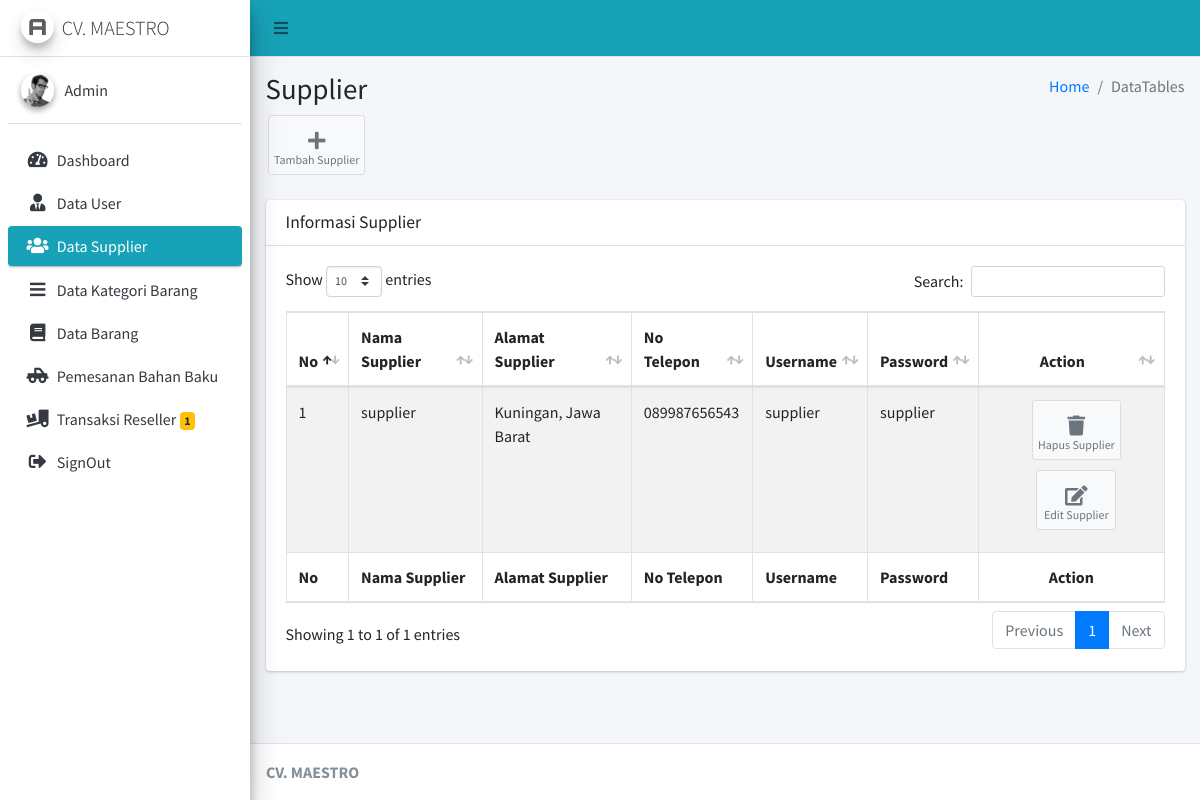
The app's page /Admin/cSupplier (signed in), older data.
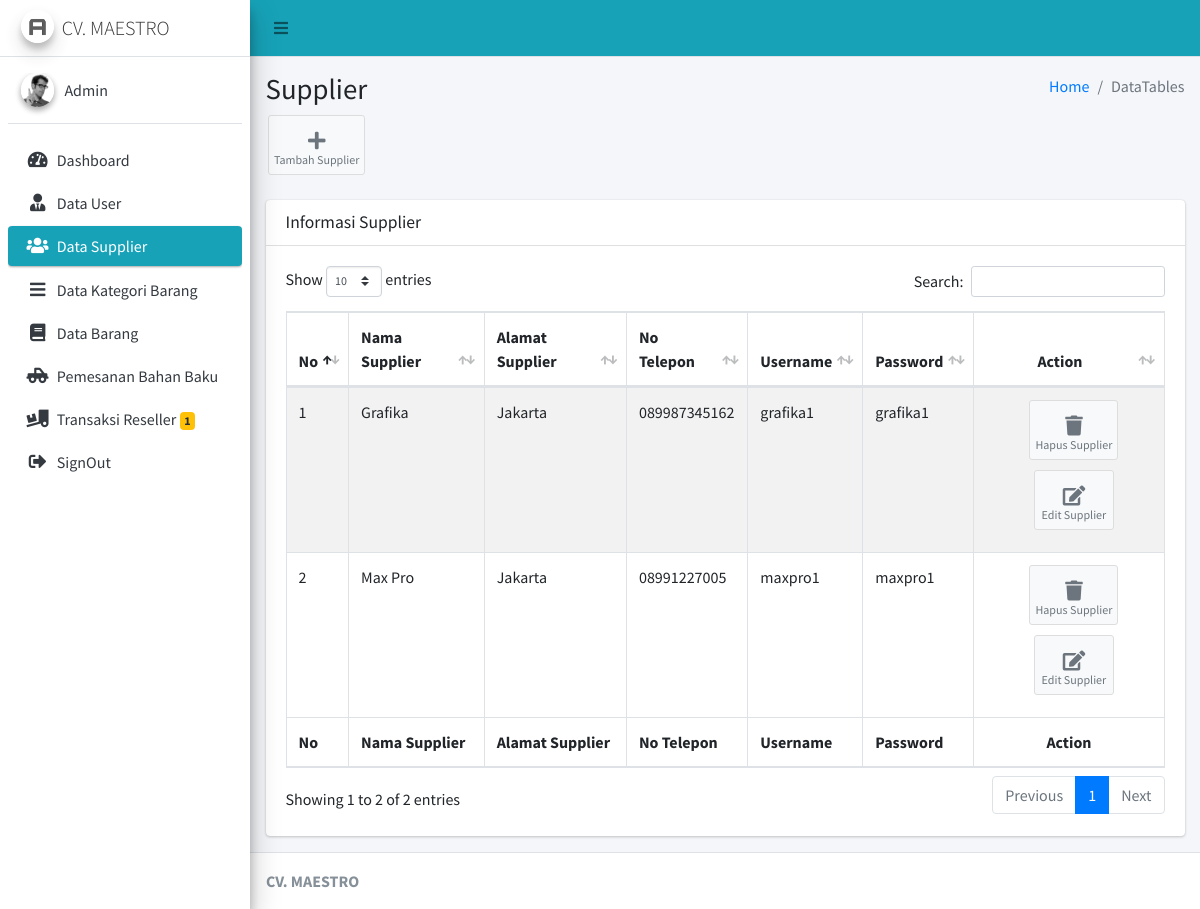
The same page, newer data.
### tables this page shows
CREATE TABLE `supplier` (
  `id_supplier` int(11) NOT NULL,
  `nama_supplier` varchar(125) NOT NULL,
  `alamat` text NOT NULL,
  `no_hp_supplier` varchar(15) NOT NULL,
  `username_supp` varchar(20) NOT NULL,
  `pass_supp` varchar(20) NOT NULL
);

### application/controllers/Admin/cSupplier.php (called while the page is built, shortened)
<?php
class cSupplier extends CI_Controller
{
	public function __construct()
	{
		$this->load->model('mSupplier');
	}
	public function index()
	{
		$data = array(
			'supplier' => $this->mSupplier->select()
		);
		$this->load->view('Admin/Layout/head');
		$this->load->view('Admin/Layout/aside');
		$this->load->view('Admin/Supplier/vSupplier', $data);
		$this->load->view('Admin/Layout/footer');
	}
}

### index.php (called while the page is built, shortened)
<?php
require_once BASEPATH.'core/CodeIgniter.php';

### application/models/mSupplier.php (called while the page is built, shortened)
<?php
class mSupplier extends CI_Model
{
	public function select()
	{
		$this->db->select('*');
		$this->db->from('supplier');
		return $this->db->get()->result();
	}
}

### application/views/Admin/Supplier/vSupplier.php (the view, shortened to what this page needs)
<div class="content-wrapper">
	<section class="content-header">
		<div class="container-fluid">
			<div class="row mb-2">
				<div class="col-sm-6">
					<h1>Supplier</h1>
				</div>
				<div class="col-sm-6">
					<ol class="breadcrumb float-sm-right">
						<li class="breadcrumb-item"><a href="#">Home</a></li>
						<li class="breadcrumb-item active">DataTables</li>
					</ol>
				</div>
			</div>
		</div>
		<a href="<?= base_url('Admin/cSupplier/create') ?>" class="btn btn-app">
			<i class="fas fa-plus"></i> Tambah Supplier
		</a>
	</section>
	<section class="content">
		<div class="container-fluid">
			<div class="row">
				<div class="col-12">
					<div class="card">
						<div class="card-header">
							<h3 class="card-title">Informasi Supplier</h3>
						</div>
						<div class="card-body">
							<table id="example1" class="table table-bordered table-striped">
								<thead>
									<tr>
										<th>No</th>
										<th>Nama Supplier</th>
										<th>Alamat Supplier</th>
										<th>No Telepon</th>
										<th>Username</th>
										<th>Password</th>
										<th class="text-center">Action</th>
									</tr>
								</thead>
								<tbody>
									<?php
									$no = 1;
									foreach ($supplier as $key => $value) {
									?>
										<tr>
											<td><?= $no++ ?></td>
											<td><?= $value->nama_supplier ?></td>
											<td><?= $value->alamat ?></td>
											<td><?= $value->no_hp_supplier ?></td>
											<td><?= $value->username_supp ?></td>
											<td><?= $value->pass_supp ?></td>
											<td class="text-center"> <a href="<?= base_url('Admin/cSupplier/delete/' . $value->id_supplier) ?>" class="btn btn-app">
													<i class="fas fa-trash"></i> Hapus Supplier
												</a> <a href="<?= base_url('Admin/cSupplier/edit/' . $value->id_supplier) ?>" class="btn btn-app">
													<i class="fas fa-edit"></i> Edit Supplier
												</a></td>
										</tr>
									<?php
									}
									?>
								</tbody>
								<tfoot>
									<tr>
										<th>No</th>
										<th>Nama Supplier</th>
										<th>Alamat Supplier</th>
										<th>No Telepon</th>
										<th>Username</th>
										<th>Password</th>
										<th class="text-center">Action</th>
									</tr>
								</tfoot>
							</table>
						</div>
					</div>
				</div>
			</div>
		</div>
	</section>
</div>

Row changes from the older to the newer data that the page shows:
added supplier: nama_supplier "Grafika", alamat "Jakarta", no_hp_supplier "089987345162", username_supp "grafika1", pass_supp "grafika1"
changed supplier: nama_supplier "supplier" → "Max Pro"; alamat "Kuningan, Jawa Barat" → "Jakarta"; no_hp_supplier "089987656543" → "08991227005"; username_supp "supplier" → "maxpro1"; pass_supp "supplier" → "maxpro1"
Text that changed along with them:
text written by a page script: "Show entries Search: Showing 1 to 1 of 1 entries Previous 1 Next" → "Show entries Search: Showing 1 to 2 of 2 entries Previous 1 Next"
